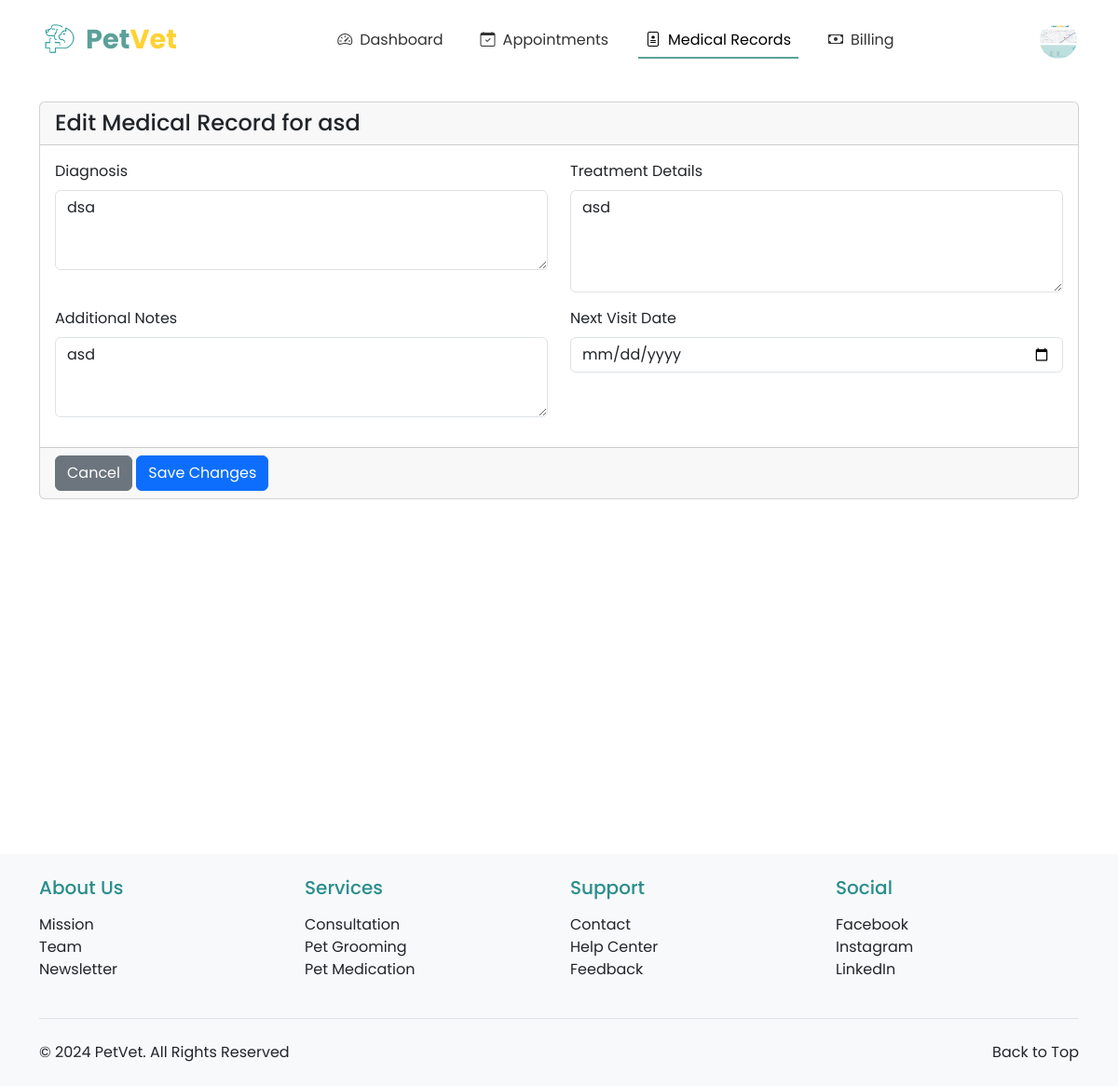
/vet/medical-record/21/edit/ (signed in), run on the app's committed database.
### registration_login/models.py (models this page shows, shortened)
class Profile(models.Model):
    PAYMENT_CHOICES = [
        ('CASH', 'Cash'),
        ('CARD', 'Credit/Debit Card'),
        ('GCASH', 'GCash'),
        ('MAYA', 'Maya'),
    ]
    ROLE_CHOICES = [
        ('OWNER', 'Pet Owner'),
        ('VET', 'Veterinarian'),
    ]
    user = models.OneToOneField(User, on_delete=models.CASCADE, primary_key=True)
    profile_picture = models.ImageField(upload_to='profile_pics/', default='profile_pics/profile.png')
    first_name = models.CharField(max_length=50)
    last_name = models.CharField(max_length=50)
    address = models.CharField(max_length=200, blank=True, null=True)
    contact_number = models.CharField(max_length=15, blank=True, null=True)
    preferred_payment = models.CharField(max_length=10, choices=PAYMENT_CHOICES, default='CASH')
    card_number = models.CharField(max_length=16, blank=True, null=True)
    card_expiry = models.CharField(max_length=5, blank=True, null=True)
    ewallet_number = models.CharField(max_length=15, blank=True, null=True)
    role = models.CharField(max_length=10, choices=ROLE_CHOICES, default='OWNER')
    phone_number = models.CharField(max_length=20, null=True, blank=True)
    created_at = models.DateTimeField(auto_now_add=True)
    updated_at = models.DateTimeField(auto_now=True)

### pet_registration/models.py (models this page shows, shortened)
class Pet(models.Model):
    owner = models.ForeignKey(User, on_delete=models.CASCADE, related_name='pets')
    pet_id = models.CharField(max_length=20, unique=True)
    pet_name = models.CharField(max_length=50)
    breed = models.CharField(max_length=50)
    species = models.CharField(max_length=50)
    sex = models.CharField(max_length=10, choices=[('Male', 'Male'), ('Female', 'Female'), ('Unknown', 'Unknown')])
    weight = models.DecimalField(max_digits=5, decimal_places=2)
    birthday = models.DateField()
    pet_description = models.TextField(blank=True, null=True)
    image_url = models.ImageField(upload_to='pet_images/', blank=True, null=True)
    primary_veterinarian = models.ForeignKey('veterinarians.VeterinarianProfile',
        on_delete=models.SET_NULL,
        null=True,
        blank=True,
        related_name='primary_pets'
    )

### veterinarians/models.py (models this page shows, shortened)
class MedicalRecord(models.Model):
    pet = models.ForeignKey(Pet, on_delete=models.CASCADE, related_name='medical_records')
    veterinarian = models.ForeignKey(VeterinarianProfile, on_delete=models.CASCADE)
    date = models.DateTimeField(auto_now_add=True)
    diagnosis = models.TextField()
    treatment = models.ForeignKey(Treatment, on_delete=models.SET_NULL, null=True, blank=True)
    notes = models.TextField(blank=True)
    next_visit_date = models.DateField(null=True, blank=True)

### treatments/models.py (models this page shows, shortened)
class Treatment(models.Model):
    STATUS_CHOICES = [
        ('SCHEDULED', 'Scheduled'),
        ('IN_PROGRESS', 'In Progress'),
        ('COMPLETED', 'Completed'),
        ('CANCELLED', 'Cancelled')
    ]
    TREATMENT_TYPE_CHOICES = [
        ('CHECKUP', 'Regular Checkup'),
        ('MEDICATION', 'Medication'),
        ('PROCEDURE', 'Procedure'),
        ('EMERGENCY', 'Emergency Visit')
    ]
    pet = models.ForeignKey(Pet, on_delete=models.CASCADE, related_name='treatments')
    veterinarian = models.ForeignKey(Profile, on_delete=models.CASCADE, limit_choices_to={'is_vet': True})
    treatment_type = models.CharField(max_length=20, choices=TREATMENT_TYPE_CHOICES, default='CHECKUP')
    medication = models.ForeignKey(Medication, on_delete=models.SET_NULL, null=True, blank=True)
    procedure = models.ForeignKey(Procedure, on_delete=models.SET_NULL, null=True, blank=True)
    status = models.CharField(max_length=20, choices=STATUS_CHOICES, default='SCHEDULED')
    scheduled_date = models.DateTimeField()
    completed_date = models.DateTimeField(null=True, blank=True)
    symptoms = models.TextField(blank=True, help_text="Symptoms observed during visit")
    diagnosis = models.TextField(blank=True, help_text="Veterinary diagnosis")
    treatment_plan = models.TextField(blank=True, help_text="Detailed treatment plan")
    recommendations = models.TextField(blank=True, help_text="Additional recommendations for pet care")
    next_visit = models.DateTimeField(null=True, blank=True, help_text="Recommended date for next visit")
    dosage = models.CharField(max_length=100, blank=True)
    frequency = models.CharField(max_length=100, blank=True)
    duration = models.CharField(max_length=100, blank=True)
    procedure_notes = models.TextField(blank=True)
    complications = models.TextField(blank=True)
    progress_notes = models.TextField(blank=True, help_text="Notes on treatment progress")
    owner_notes = models.TextField(blank=True, help_text="Notes from pet owner")
    created_at = models.DateTimeField(auto_now_add=True)
    updated_at = models.DateTimeField(auto_now=True)

class Medication(models.Model):
    name = models.CharField(max_length=100)
    description = models.TextField()
    dosage_instructions = models.TextField()
    side_effects = models.TextField(blank=True)
    precautions = models.TextField(blank=True)
    created_at = models.DateTimeField(auto_now_add=True)
    updated_at = models.DateTimeField(auto_now=True)

### veterinarians/views.py (the view, shortened to what this page needs)
# urls.py: path('medical-record/<int:record_id>/edit/', views.edit_medical_record, name='edit_medical_record'),
@login_required
@user_passes_test(is_veterinarian)
def edit_medical_record(request, record_id):
    vet_profile = get_object_or_404(VeterinarianProfile, profile=request.user.profile)
    record = get_object_or_404(MedicalRecord, id=record_id, veterinarian=vet_profile)
    treatments = Treatment.objects.all()
    context = {
        'record': record,
        'pet': record.pet,
        'treatments': treatments
    }
    return render(request, 'veterinarians/edit_medical_record.html', context)

### veterinarians/views.py (called while the page is built)
def is_veterinarian(user):
    return user.profile.role == 'VET'

### veterinarians/templates/veterinarians/edit_medical_record.html (shortened to what this page needs)
{% extends 'base.html' %}
{% load crispy_forms_tags %}
{% block nav_medical_records %}active{% endblock %}
{% block content %}
<div class="container mt-4">
    <div class="row">
        <div class="col-md-12">
            <div class="card">
                <div class="card-header">
                    <h4 class="card-title mb-0">Edit Medical Record for {{ pet.pet_name }}</h4>
                </div>
                <form method="post">
                    <div class="card-body">
                        <div class="row">
                            <div class="col-md-6">
                                <div class="form-group mb-3">
                                    <label for="diagnosis" class="form-label">Diagnosis</label>
                                    <textarea class="form-control" id="diagnosis" name="diagnosis" rows="3">{{ record.diagnosis }}</textarea>
                                </div>
                            </div>
                            <div class="col-md-6">
                                <div class="form-group mb-3">
                                    <label for="treatment" class="form-label">Treatment Details</label>
                                    <textarea class="form-control" id="treatment" name="treatment" rows="4" placeholder="Describe the treatment provided">{% if record.treatment and record.treatment.medication %}{{ record.treatment.medication.name }}{% endif %}</textarea>
                                </div>
                            </div>
                        </div>
                        <div class="row">
                            <div class="col-md-6">
                                <div class="form-group mb-3">
                                    <label for="notes" class="form-label">Additional Notes</label>
                                    <textarea class="form-control" id="notes" name="notes" rows="3">{{ record.notes }}</textarea>
                                </div>
                            </div>
                            <div class="col-md-6">
                                <div class="form-group mb-3">
                                    <label for="next_visit_date" class="form-label">Next Visit Date</label>
                                    <input type="date" class="form-control" id="next_visit_date" name="next_visit_date"
                                           value="{{ record.next_visit_date|date:'Y-m-d' }}">
                                </div>
                            </div>
                        </div>
                    </div>
                    <div class="card-footer">
                        <a href="{% url 'veterinarians:medical_record_detail' record_id=record.id %}" class="btn btn-secondary">
                            Cancel
                        </a>
                        <button type="submit" class="btn btn-primary">
                            Save Changes
                        </button>
                    </div>
                </form>
            </div>
        </div>
    </div>
</div>
{% endblock %}

### appointments/templates/base.html (shortened to what this page needs)
<!DOCTYPE html>
<html lang="en">
<head>
    {% load static %}
    <link href="https://cdn.jsdelivr.net/npm/bootstrap@5.3.0/dist/css/bootstrap.min.css" rel="stylesheet">
    <link rel="stylesheet" href="https://cdn.jsdelivr.net/npm/bootstrap-icons@1.11.2/font/bootstrap-icons.css">
</head>
<body>
    <nav class="navbar navbar-expand-lg navbar-light bg-white">
        <div class="container-fluid">
            <a class="navbar-brand d-flex align-items-center" href="{% url 'homepage:index' %}">
                <img src="{% static 'images/toplogo.png' %}" alt="PetVet Logo" class="me-2">
                <span class="logo-text">
                    <span class="logo-text-pet">Pet</span><span class="logo-text-vet">Vet</span>
                </span>
            </a>
            <div class="collapse navbar-collapse justify-content-center" id="navbarNav">
                <ul class="navbar-nav">
                    {% if user.is_authenticated %}
                        {% if user.profile.role == 'VET' %}
                            <li class="nav-item">
                                <a class="nav-link {% block nav_dashboard %}{% endblock %}" href="{% url 'veterinarians:dashboard' %}">
                                    <i class="bi bi-speedometer2 nav-icon"></i>Dashboard
                                </a>
                            </li>
                            <li class="nav-item">
                                <a class="nav-link {% block nav_appointments %}{% endblock %}" href="{% url 'veterinarians:appointment_list' %}">
                                    <i class="bi bi-calendar-check nav-icon"></i>Appointments
                                </a>
                            </li>
                            <li class="nav-item">
                                <a class="nav-link {% block nav_medical_records %}{% endblock %}" href="{% url 'veterinarians:medical_records_list' %}">
                                    <i class="bi bi-file-medical nav-icon"></i>Medical Records
                                </a>
                            </li>
                            <li class="nav-item">
                                <a class="nav-link {% block nav_billing %}{% endblock %}" href="{% url 'veterinarians:billing_management' %}">
                                    <i class="bi bi-cash nav-icon"></i>Billing
                                </a>
                            </li>
                        {% endif %}
                    {% endif %}
                </ul>
            </div>
            <div class="d-flex align-items-center">
                {% if user.is_authenticated %}
                    <div class="dropdown">
                        <img src="{{ user.profile.profile_picture.url }}" alt="Profile" class="profile-image" role="button" data-bs-toggle="dropdown" aria-expanded="false">
                    </div>
                {% else %}
                    <a href="{% url 'registration_login:my_login' %}" class="btn btn-auth-primary me-2">Login</a>
                    <a href="{% url 'registration_login:register' %}" class="btn btn-auth-outline">Register</a>
                {% endif %}
            </div>
        </div>
    </nav>
    <main>
        {% block content %}{% endblock %}
    </main>
    <footer class="bg-light py-4">
        <div class="container">
            <div class="row g-4">
                <div class="col-lg-3 col-md-6">
                    <h5 class="mb-3" style="color: #2A8D8D;">About Us</h5>
                    <ul class="list-unstyled">
                        <li><a href="{% url 'homepage:about_us' %}#mission" class="text-decoration-none text-dark">Mission</a></li>
                        <li><a href="{% url 'homepage:about_us' %}#team" class="text-decoration-none text-dark">Team</a></li>
                        <li><a href="{% url 'homepage:about_us' %}#newsletter" class="text-decoration-none text-dark">Newsletter</a></li>
                    </ul>
                </div>
                <div class="col-lg-3 col-md-6">
                    <h5 class="mb-3" style="color: #2A8D8D;">Services</h5>
                    <ul class="list-unstyled">
                        <li><a href="{% url 'homepage:index' %}#services" class="text-decoration-none text-dark">Consultation</a></li>
                        <li><a href="{% url 'homepage:index' %}#services" class="text-decoration-none text-dark">Pet Grooming</a></li>
                        <li><a href="{% url 'homepage:index' %}#services" class="text-decoration-none text-dark">Pet Medication</a></li>
                    </ul>
                </div>
                <div class="col-lg-3 col-md-6">
                    <h5 class="mb-3" style="color: #2A8D8D;">Support</h5>
                    <ul class="list-unstyled">
                        <li><a href="{% url 'homepage:about_us' %}#contact" class="text-decoration-none text-dark">Contact</a></li>
                        <li><a href="{% url 'homepage:about_us' %}#help" class="text-decoration-none text-dark">Help Center</a></li>
                        <li><a href="{% url 'homepage:about_us' %}#feedback" class="text-decoration-none text-dark">Feedback</a></li>
                    </ul>
                </div>
                <div class="col-lg-3 col-md-6">
                    <h5 class="mb-3" style="color: #2A8D8D;">Social</h5>
                    <ul class="list-unstyled">
                        <li><a href="https://facebook.com" target="_blank" class="text-decoration-none text-dark">Facebook</a></li>
                        <li><a href="https://instagram.com" target="_blank" class="text-decoration-none text-dark">Instagram</a></li>
                        <li><a href="https://linkedin.com" target="_blank" class="text-decoration-none text-dark">LinkedIn</a></li>
                    </ul>
                </div>
            </div>
            <div class="border-top mt-4 pt-4">
                <div class="container px-0">
                    <div class="row">
                        <div class="col-md">
                            <p class="mb-0 text-dark">&copy; 2024 PetVet. All Rights Reserved</p>
                        </div>
                        <div class="col-md text-md-end">
                            <a href="#" class="text-decoration-none text-dark" id="back-to-top">Back to Top</a>
                        </div>
                    </div>
                </div>
            </div>
        </div>
    </footer>
</body>
</html>

### appointments/templates/base.html (style rules this page uses)
:root { --primary-color: #5BA199; --secondary-color: #FFD233; --light-cream: #FFF9EA; }
body { font-family: 'Poppins', sans-serif; min-height: 100vh; display: flex; flex-direction: column; }
main { min-height: 100vh; }
footer { margin-top: 2rem; }
.navbar { padding: 1rem 2rem; }
.navbar-brand img { height: 40px; }
.nav-link { color: #333; position: relative; padding: 0.5rem 1.5rem; margin: 0 0.5rem; }
.nav-link.active { color: var(--primary-color); }
.nav-link.active::after { content: ''; position: absolute; bottom: 0; left: 0; width: 100%; height: 2px; background-color: var(--primary-color); }
.navbar-nav { gap: 0.5rem; }
.profile-image { width: 40px; height: 40px; border-radius: 50%; object-fit: cover; cursor: pointer; }
.logo-text { font-size: 1.8rem; font-weight: 700; }
.logo-text-pet { color: var(--primary-color); }
.logo-text-vet { color: var(--secondary-color); }
.nav-icon { margin-right: 0.5rem; }

### data on the page
Pet: pet_name "asd"
MedicalRecord: diagnosis "dsa", treatment "asd", notes "asd"
